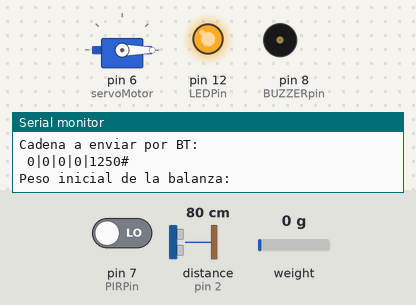
A sketch run on a simulated Arduino Uno, built with avr-gcc and run on an emulated ATmega328P. Parts: servo, output pins drawn as LEDs (lit = HIGH), buzzer (waves = sounding, pin HIGH), the last lines printed to the serial monitor. Wiring (inferred from the names in the program): ultrasonic range finder: trigger pin 4; echo pin 2. The inputs (shaded band) are chosen by the test bench; at power-on: distance to the obstacle (sensor on pin 2) 80 cm, pin 7 (PIRPin) LOW, weight on the scale 0 g. The echo pulse lasts 58.3 µs per cm; pins used as bus, display or sensor lines are not drawn.

Above: at 8.8 s.
8.9 s: distance to the obstacle (sensor on pin 2) set to 9 cm
At 16.4 s:
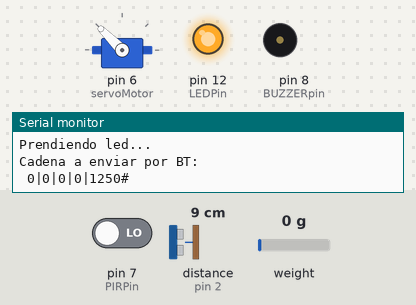
23.7 s: distance to the obstacle (sensor on pin 2) set to 2 cm
At 30.2 s:
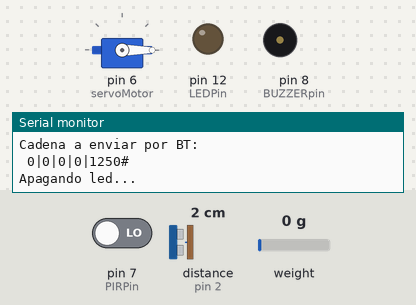
Timing chart, 0 to 31.9 s (numbered marks = the images above; inputs shaded):
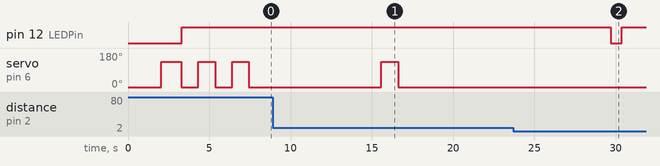

Measured:
- after the input at 8.9 s, pin 12 (LEDPin): stays HIGH (without the input it goes to LOW after 11.6 s); servo on pin 6 (servoMotor): 0° → 135° after 6.7 s, → 0° 1.0 s later
- after the input at 23.7 s, pin 12 (LEDPin): HIGH → LOW after 6.0 s, → HIGH 0.66 s later; servo on pin 6 (servoMotor): stays 0° (without the input it goes to 135° after 1.1 s)
- by itself, servo on pin 6 (servoMotor): repeats every 2.1 s: 0° 1.1 s, 135° 1.0 s

The sketch:

sketch_nov22a.ino
```cpp
#include <Servo.h>
#include <HX711.h>
#include <Wire.h>
#include <SoftwareSerial.h>

#define DOUT A1
#define CLK A0
HX711 balanza(DOUT, CLK);
Servo servoMotor;
SoftwareSerial mySerial(10, 9); //rx,tx

const int LEDPin = 12;
const int PIRPin = 7;
const int BUZZERpin = 8;
const int Trigger = 4; //Pin digital 2 para el Trigger del sensor
const int Echo = 2;    //Pin digital 4 para el Echo del sensor

int perro_comio_rapido_mandar_datos = 0;
int primer_chequeo = 0;
int segundo_chequeo = 0;
int tiempo_inicial = 0;
int tiempo_final = 0;

int banderaLecturaInicial = 0;
int lecturaInicial = 0;
int operacion_general = 0;
char cadena_recibida_bluetooth = 'z';
int cantidad_de_aperturas_servo = 0;
int vector_comio_rapido[20] = {0}; //={0,0,0,0,0,0,0,0,0,0,0,0,0,0,0,0,0,0,0,0};
int ultima_posicion_insercion_vector = 0;
int bandera_servo_trabado = 0;
int lectura_restos_comida = 0;
int servo_trabado_mandar_datos = 0;
int perro_comio_fuera_de_timepo_mandar_datos = 0;
int lectura_restos_comida_mandar_datos = 0;
int distancia_ultrasonido_mandar_datos = 0;

int tiempo_inicial_mandar_datos = 0;
int tiempo_final_mandar_datos = 0;
int lectura_peso_inicial_comida_agregada = 0;
String cadena_a_enviar = "";

int estado = 0 ;
int actividad = 0;
int actividad1 = 0;
int actividad2 = 0;

void setup()
{
    Serial.begin(9600);
    mySerial.begin(9600);
    Serial.println("No ponga ningun objeto sobre la balanza.");
    Serial.println("Destarando...");
    balanza.set_scale(); //La escala por defecto es 1
    balanza.tare(20);    //El peso actual es considerado Tara.
    Serial.println("Midiendo el peso inicial del plato...");
    servoMotor.attach(6); // Iniciamos el servo para que empiece a trabajar con el pin 6
    servoMotor.write(0);  //Inicializamos el servo en angulo 0.
    pinMode(LEDPin, OUTPUT);
    pinMode(PIRPin, INPUT);
    pinMode(BUZZERpin, OUTPUT); //definir pin como salida
    pinMode(Trigger, OUTPUT);   //pin como salida
    pinMode(Echo, INPUT);       //pin como entrada
    digitalWrite(Trigger, LOW); //Inicializamos el pin con 0
    tiempo_inicial = millis();
    digitalWrite(BUZZERpin, LOW);
    Serial.println("Setup...");
}

void loop() {

    switch(estado){

      case 0: //LECTURA INICIAL SENSORES

        switch(actividad){

          case 0: //LECTURA BLUETOOTH
            actividad = leer_bluetooth();
            tiempo_inicial = millis();

            break;

          /*case 1: //CHEQUEO RESTOS DE COMIDA  *****ESTE NO VA ACA*****
            chequear_restos_comida();

            break;
          */
          case 1: //Chequeo ultimas comidas
            actividad = chequear_vector_ultimas_comidas();

            break;
          case 2: //CHEQUEO PESO INICIAL BALANZA
            actividad = chequear_peso_inicial_comida_agregada();
            tiempo_inicial = millis();
            tiempo_inicial_mandar_datos = millis();

            break ;

          default:break;

          }


      case 1: //ALIMENTANDO

        switch(actividad1){

          case 0: //abrir una servo 1 vez
            actividad1 = abrir_servo_1_vez();

            break;
          case 1: //cerrar servo 1 vez
            actividad1 =cerrar_servo_1_vez();

            break;
          case 2: //abrir servo 2 veces
            actividad1 =abrir_servo_2_veces();

            break;
          case 3: //cerrar servo 2 veces
            actividad1 =cerrar_servo_2_veces();

            break;
          case 4: //abrir servo 3 veces
            actividad1 =abrir_servo_3_veces();

            break;
          case 5: //cerrar servo 3 veces
            actividad1 =cerrar_servo_3_veces();

            break;

          case 6: //mide el peso de la comida largada por el servo
            actividad1 =medir_peso_inicial();

            break;

          case 7: //chequea que el servo no haya quedado trabado (son 2 funciones distintas para comparar valores)
            actividad1 =chequear_servo_primer_chequeo();

            break;

          case 8:
            actividad1 =chequear_servo_segundo_chequeo();

            break;

          case 9: //con el pir detecta si el perro esta, en ese caso se fija la balanza
                  //a ver si comio rapido, y en ese caso activa el buzzer
            actividad1 =detectar_presencia_y_alertar(); //UNIR PRENDER BUZZER Y APAGAR

            break ;

          case 10:
            actividad1 =prender_buzzer();

              break;

          case 11:
            actividad1 =apagar_buzzer();

              break;

          default:break;
          }


      case 2: //LECTURA FINAL SENSORES

        switch(actividad2){

          case 0://verifica si quedo comida despues de que el perro haya comida
            actividad2 = chequear_restos_comida();

            break;

          case 1://veriifca con el ultrasonido la cantidad de comida en el deposito
                 //si hay poca comida prende el led
            actividad2 = medir_cantidad_en_deposito_y_alertar(); //UNIR PRENDER Y APAGAR LED

            break;

          case 2:
            actividad2 = prender_led();

            break ;

          case 3:
            actividad2 = apagar_led();

            break ;

          case 4: //
            actividad2 = detectar_perro_husmeando();

            break;

          default:break;
          }

      case 3: //ENVIANDO DATOS DESDE ARDUINO A ANDROID

        mandar_datos();

      break;

      default:
    break;
    }
}

int leer_bluetooth()
{
    //a=1 apertura, b= 2, c= 3
    Serial.println("Operacion: leer bluetooth.");
    if (mySerial.available() > 0)
    {
        Serial.println("Hay informacion disponible:");
        cantidad_de_aperturas_servo = 0;
        cadena_recibida_bluetooth = mySerial.read();
        Serial.println(cadena_recibida_bluetooth);

        if (cadena_recibida_bluetooth == 'a')
        {
            cantidad_de_aperturas_servo = 1;
            return 1;
        }

        if (cadena_recibida_bluetooth == 'b')
        {
            cantidad_de_aperturas_servo = 2;
            return 1;
        }

        if (cadena_recibida_bluetooth == 'c')
        {
            cantidad_de_aperturas_servo = 3;
            return 1;
        }
        if (cadena_recibida_bluetooth == 'd')
        {
            tiempo_inicial = millis();
            prender_buzzer();
            //return 13;
        }
        if (cadena_recibida_bluetooth == 'e')
        {
            tiempo_inicial = millis();
            apagar_buzzer();
            //return 17;
        }
        cadena_recibida_bluetooth = 'z';
    }
    else
        return 1;
}

int mandar_datos()
{                  //bandera mandar datos
    char cadena_convertida[10] = " ";
    cadena_a_enviar = " ";

    itoa(servo_trabado_mandar_datos, cadena_convertida, 10);
    cadena_a_enviar = cadena_a_enviar + cadena_convertida + "|";//Primer campo: si el servo esta trabado

    itoa(perro_comio_fuera_de_timepo_mandar_datos, cadena_convertida, 10);
    cadena_a_enviar = cadena_a_enviar + cadena_convertida + "|";//Segundo campo: si el perro comio fuera de tieempo

    itoa(perro_comio_rapido_mandar_datos, cadena_convertida, 10);
    cadena_a_enviar = cadena_a_enviar + cadena_convertida + "|";//Tercer campo: si el perro comio rapido

    if (lectura_restos_comida_mandar_datos < 0)
        lectura_restos_comida_mandar_datos = 0;
    itoa(lectura_restos_comida_mandar_datos / 435, cadena_convertida, 10);
    cadena_a_enviar = cadena_a_enviar + cadena_convertida + "|";//Cuarto campo: restos de comida en balanza

    int calculo = 10 * (100 - ((distancia_ultrasonido_mandar_datos - 5) * 5));//Para calcular el peso que tiene el deposito
    itoa(calculo, cadena_convertida, 10);
    cadena_a_enviar = cadena_a_enviar + cadena_convertida + '#';//Quinto campo: peso del deposito

    Serial.println("Cadena a enviar por BT: ");
    Serial.println(cadena_a_enviar);
    mySerial.print(cadena_a_enviar);
    distancia_ultrasonido_mandar_datos = 0;//reinicio datos
    lectura_restos_comida_mandar_datos = 0;
    perro_comio_rapido_mandar_datos = 0;
    servo_trabado_mandar_datos = 0;
    perro_comio_fuera_de_timepo_mandar_datos = 0;

    return 0;
}


int abrir_servo_1_vez()
{
    Serial.println("abriendo el servo...1");
    servoMotor.write(135);
    tiempo_final = millis() - tiempo_inicial;
    if (tiempo_final > 1000)
    {
        Serial.println("abrir servo 1");
        tiempo_inicial = millis();
        return 1;
    }
    else
        return 0;
}

int cerrar_servo_1_vez()
{
    Serial.println("cerrando el servo...1");
    servoMotor.write(0);
    tiempo_final = millis() - tiempo_inicial;
    if (tiempo_final > 1000)
    {
        Serial.println("cerrar servo 1");
        tiempo_inicial = millis();
        if (cantidad_de_aperturas_servo == 1)
        {
            return 6;
        }
        else
            return 2;
    }
    else
        return 1;
}

int abrir_servo_2_veces()
{
    Serial.println("abrir servo2");

    servoMotor.write(135);
    tiempo_final = millis() - tiempo_inicial;
    if (tiempo_final > 1000)
    {
        Serial.println("abrir servo 2");
        tiempo_inicial = millis();
        return 3;
    }
    else
        return 2;
}

int cerrar_servo_2_veces()
{
    Serial.println("cerrar servo2");

    servoMotor.write(0);
    tiempo_final = millis() - tiempo_inicial;
    if (tiempo_final > 1000)
    {
        Serial.println("cerrar servo2");
        tiempo_inicial = millis();
        if (cantidad_de_aperturas_servo == 2)
            return 6;
        else
            return 4;
    }
    else
        return 3;
}

int abrir_servo_3_veces()
{
    Serial.println("abrir servo3");

    servoMotor.write(135);
    tiempo_final = millis() - tiempo_inicial;
    if (tiempo_final > 1000)
    {
        Serial.println("abrir servo3");
        tiempo_inicial = millis();
        return 5;
    }
    else
        return 4;
}

int cerrar_servo_3_veces()
{
    Serial.println("cerrar servo3");

    servoMotor.write(0);
    tiempo_final = millis() - tiempo_inicial;
    if (tiempo_final > 1000)
    {
        Serial.println("cerrar servo3 ");
        tiempo_inicial = millis();
        return 6;
    }
    else
        return 5;
}

int chequear_restos_comida()
{
    Serial.println("Peso de los restos de comida:  ");
    lectura_restos_comida = balanza.get_value(10);
    Serial.println(lectura_restos_comida);
    lectura_restos_comida_mandar_datos = lectura_restos_comida;
    return 1;
}


int chequear_vector_ultimas_comidas()
{
    Serial.println("Operacion: chequeo de ultimas comidas.");
    if (ultima_posicion_insercion_vector > 3) //aca ya hubo 3 comidas del perro
    {
        Serial.println("Hubo mas de 3 comidas.");

        if (vector_comio_rapido[ultima_posicion_insercion_vector - 1] == 1 && vector_comio_rapido[ultima_posicion_insercion_vector - 2] == 1 && vector_comio_rapido[ultima_posicion_insercion_vector - 3] == 1)
        {
            Serial.println("De las ultimas 3 comidas, todas fueron rapidas...se enviara menos comida la proxima como castigo!");
            cantidad_de_aperturas_servo = 1;
        }
    }
    return 3;
}

int chequear_peso_inicial_comida_agregada() //si hay comida agregada, abro una sola vez el servo
{
    Serial.print("Valor de balanza para ver si hay comida agregada de antes de usar el alimentador:  ");
    lectura_peso_inicial_comida_agregada = balanza.get_value(10);
    Serial.println(lectura_peso_inicial_comida_agregada);
    if (lectura_peso_inicial_comida_agregada > 20000) //quiere decir que alguien le agrego comida, entonces abro una sola vez el servo
    {
        Serial.println("Alguien agrego comida! Ahora la cantidad de aperturas sera menor.");
        cantidad_de_aperturas_servo = 1;
    }
    //return 3;
    estado = 1;
}

int chequear_servo_primer_chequeo() //si esta abierto, en 2 lecturas tiene que haber caido mucha comida, lo puedo saber con el Ultra sonido
{
    digitalWrite(Trigger, HIGH);
    delayMicroseconds(10); //Enviamos un pulso de 10us
    digitalWrite(Trigger, LOW);
    int t = pulseIn(Echo, HIGH); //obtenemos el ancho del pulso
    primer_chequeo = t / 59;
    tiempo_final = millis() - tiempo_inicial;
    if (tiempo_final > 2000)
    {
        tiempo_inicial = millis();
        return 8;
    }
    else
        return 7;
}

int chequear_servo_segundo_chequeo() //si esta abierto, en 2 lecturas tiene que haber caido mucha comida, lo puedo saber con el US
{
    digitalWrite(Trigger, HIGH);
    delayMicroseconds(10); //Enviamos un pulso de 10us
    digitalWrite(Trigger, LOW);
    int t = pulseIn(Echo, HIGH); //obtenemos el ancho del pulso
    segundo_chequeo = t / 59;
    if (segundo_chequeo < primer_chequeo - 4)
    {
        bandera_servo_trabado = 1;
        return 9;
    }
}

int medir_peso_inicial()
{
    if (banderaLecturaInicial == 0)
    {
        Serial.print("Peso inicial de la balanza:");
        lecturaInicial = balanza.get_value(10);
        Serial.println(lecturaInicial);
        banderaLecturaInicial = 1;
        Serial.println("Contando 5 segundos para que coma el perro...");
    }
    tiempo_final = millis() - tiempo_inicial;

    if (tiempo_final > 5000) //5 segundos para sacar la comida
    {
        banderaLecturaInicial = 0;
        tiempo_inicial = millis();
        return 7;
    }
    else
        return 6;
}

int detectar_presencia_y_alertar()
{
    int value = digitalRead(PIRPin);
    Serial.println("Lectura del PIR:");
    Serial.println(value);
    //value = HIGH;
    if (value == HIGH)
    {
        int lecturaComiendo = balanza.get_value(10);
        Serial.println("Peso inicial de la balanza:");
        Serial.println(lecturaInicial);
        Serial.println("Peso actual de la balanza:");
        Serial.println(balanza.get_value(10), 0);                                                                                                                                  //no esta comiendo nada
        if (lecturaComiendo < lecturaInicial - 4000 ) //esta comiendo muy rapido
        {
            vector_comio_rapido[ultima_posicion_insercion_vector] = 1;//Lo guardo en el vector para luego obtener las ultimas 3 comidas del perro
            //y en caso de que haya comido rapido las ultimas 3 veces, se modifica el comportamiento del sistema
            ultima_posicion_insercion_vector++;
            tiempo_inicial = millis();

            return 10;
        }
        else
            return 15; //ACA TENGO QUE SALIR DEL SWITCH E IR AL OTRO
    }
    else     //en este punto, el perro se fue, podemos ver el peso final.
    {
        int lecturaFinal = balanza.get_value(10);
    }
    //return 15; //ACA TENGO QUE SALIR DEL SWITCH E IR AL OTRO
}

int detectar_perro_husmeando()
{
    int value = digitalRead(PIRPin);
    Serial.println("Lectura del PIR para ver si el perro esta husmeando:");
    Serial.println(value);
    if (value == HIGH)
    {
        int chequeo_balanza_perro_husmeando = balanza.get_value(10);
        Serial.println("Peso de los restos de comida:");
        Serial.println(lectura_restos_comida);
        Serial.println("Peso de la balanza final cuando el perro esta husmeando:");
        Serial.println(balanza.get_value(10), 0);
        if (chequeo_balanza_perro_husmeando < lectura_restos_comida - 4000) //esta comiendo muy rapido
        {
            perro_comio_fuera_de_timepo_mandar_datos = 1; //variable para mandar datos
        }
    }
    tiempo_final_mandar_datos = millis() - tiempo_inicial_mandar_datos;
    if (tiempo_final_mandar_datos > /*2000)*/ 600000) //10 min
    {
        tiempo_inicial_mandar_datos = millis();
        // ACA TENGO QUE SALIR DEL SWITCH E IR AL OTRO
        //return 20;
        estado = 2;
    }
    estado = 2;
    //return 0;
}

int medir_cantidad_en_deposito_y_alertar()//Ultrasonido
{
    Serial.println("Operacion: medir el deposito.");
    long t; //timepo que demora en llegar el eco
    long d; //distancia en centimetros
    digitalWrite(Trigger, HIGH);
    delayMicroseconds(10); //Enviamos un pulso de 10us
    digitalWrite(Trigger, LOW);
    t = pulseIn(Echo, HIGH); //obtenemos el ancho del pulso
    d = t / 59;              //escalamos el tiempo a una distancia en cm
    Serial.print("Distancia obtenida del ultrasonido: ");
    Serial.print(d); //Enviamos serialmente el valor de la distancia
    Serial.print("cm.");
    Serial.println();
    distancia_ultrasonido_mandar_datos = d;
    if (d > 17)
    {
        tiempo_inicial = millis();

        return 2;
    }
    else
    {

        return 4;
    }
    return 4;
}

int prender_buzzer()
{
    Serial.println("Prendiendo buzzer...");
    digitalWrite(BUZZERpin, HIGH); // poner el Pin en HIGH
    tiempo_final = millis() - tiempo_inicial;
    if (tiempo_final > 1000)
    {
        perro_comio_rapido_mandar_datos = 1;
        tiempo_inicial = millis();
        return 11;
    }
    else
        return 10;
}

int apagar_buzzer()
{
    digitalWrite(BUZZERpin, LOW); // poner el Pin en HIGH
    tiempo_final = millis() - tiempo_inicial;
    if (tiempo_final > 1000)
    {
        tiempo_inicial = millis();
        //return 15; ACA TENGO QUE SALIR DEL SWITCH
    }
    else
        //return 10;
        estado = 2 ;
}

int prender_led()
{
    Serial.println("Prendiendo led...");
    digitalWrite(LEDPin, HIGH); // poner el Pin en HIGH
    tiempo_final = millis() - tiempo_inicial;
    if (tiempo_final > 5000)
    {
        tiempo_inicial = millis();
        return 3;
    }
    else
        return 2;
}

int apagar_led()
{
    Serial.println("Apagando led...");
    digitalWrite(LEDPin, LOW);
    tiempo_final = millis() - tiempo_inicial;
    if (tiempo_final > 500)
    {
        tiempo_inicial = millis();
        return 4;
    }
    else
        return 3;
}
```
